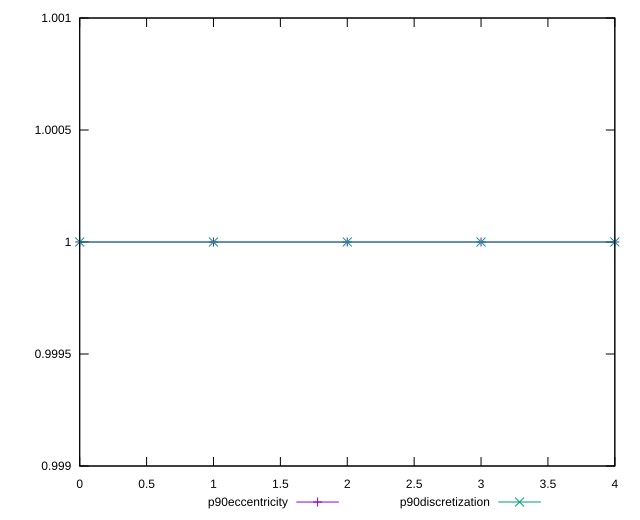

Write the gnuplot code that produced this figure.
reset

$p90Eccentricity <<EOF
0 1
1 0.9999999999999999
2 1
3 0.9999999999999997
4 1.0000000000000004
EOF

$p90Discretization <<EOF
0 1
1 1
2 1
3 1
4 1
EOF

set key outside below
set xrange [0:4]
set yrange [0.9989999999999997:1.0010000000000003]
set trange [0.9989999999999997:1.0010000000000003]
set terminal svg size 640, 520 enhanced background rgb 'white'
set output "report_00019_2021-02-10T18-14-37.922Z//meta/pScore/progression/eccentricity.svg"

plot $p90Eccentricity title "p90eccentricity" with linespoints, \
     $p90Discretization title "p90discretization" with linespoints

reset
